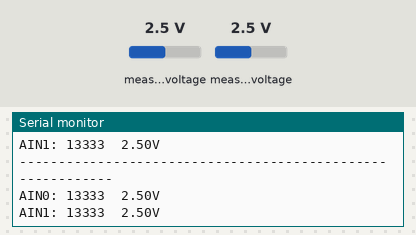
A sketch run on a simulated ESP32. Parts: the last lines printed to the serial monitor. Inputs (shaded band) come from the test bench; at power-on: measured voltage 2.5 V.

Above: at 1.2 s.
1.3 s: measured voltage (sensor 200) set to 0.1 V
At 2.7 s:
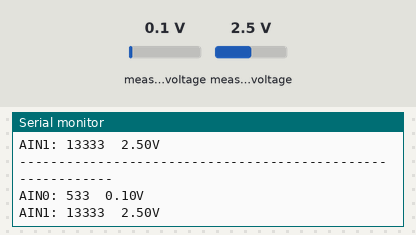
2.8 s: measured voltage (sensor 201) set to 0.1 V
At 4.1 s:
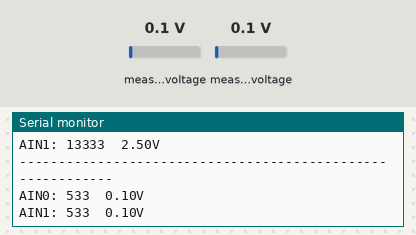
4.3 s: measured voltage (sensor 200) set to 1.2 V
At 5.2 s:
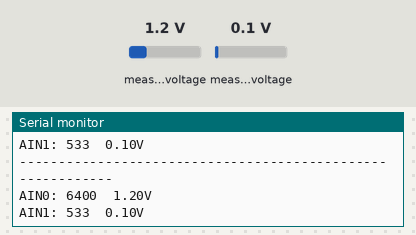
5.8 s: measured voltage (sensor 201) set to 1.2 V
At 7.3 s:
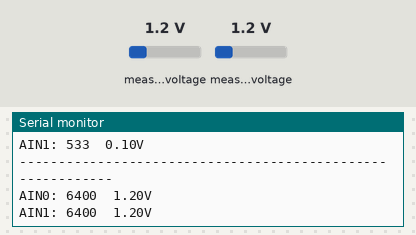
Timing chart, 0 to 8.3 s (numbered marks = the images above; inputs shaded):
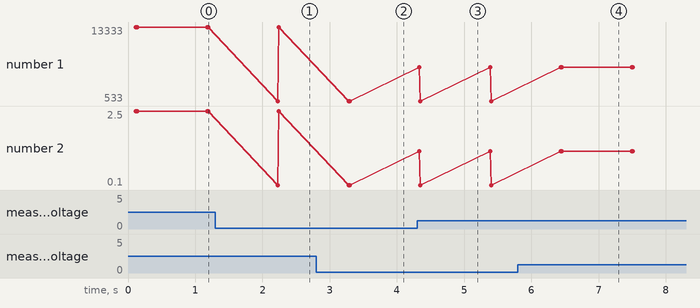

Measured:
- after the input at 1.3 s, the serial monitor: prints a new line after 0.93 s (image 1)
- after the input at 2.8 s, the serial monitor: prints a new line after 0.50 s (image 2)
- after the input at 4.3 s, the serial monitor: prints a new line at once (image 3)
- after the input at 5.8 s, the serial monitor: prints a new line after 0.65 s (image 4)

The sketch:

SampleExADCMicTest.ino
```cpp
#include <Adafruit_ADS1X15.h>
#include <Wire.h>

Adafruit_ADS1115 ads;  /* Use this for the 16-bit version */
//Adafruit_ADS1015 ads;     /* Use this for the 12-bit version */

void setup(void)
{
  Wire.begin();

  Serial.begin(9600);
  Serial.println("Hello!");

  Serial.println("Getting single-ended readings from AIN0..3");
  Serial.println("ADC Range: +/- 6.144V (1 bit = 3mV/ADS1015, 0.1875mV/ADS1115)");

  // The ADC input range (or gain) can be changed via the following
  // functions, but be careful never to exceed VDD +0.3V max, or to
  // exceed the upper and lower limits if you adjust the input range!
  // Setting these values incorrectly may destroy your ADC!
  //                                                                ADS1015  ADS1115
  //                                                                -------  -------
  // ads.setGain(GAIN_TWOTHIRDS);  // 2/3x gain +/- 6.144V  1 bit = 3mV      0.1875mV (default)
  // ads.setGain(GAIN_ONE);        // 1x gain   +/- 4.096V  1 bit = 2mV      0.125mV
  // ads.setGain(GAIN_TWO);        // 2x gain   +/- 2.048V  1 bit = 1mV      0.0625mV
  // ads.setGain(GAIN_FOUR);       // 4x gain   +/- 1.024V  1 bit = 0.5mV    0.03125mV
  // ads.setGain(GAIN_EIGHT);      // 8x gain   +/- 0.512V  1 bit = 0.25mV   0.015625mV
  // ads.setGain(GAIN_SIXTEEN);    // 16x gain  +/- 0.256V  1 bit = 0.125mV  0.0078125mV

  if (!ads.begin()) {
    Serial.println("Failed to initialize ADS.");
    while (1);
  }
}

void loop(void)
{
  int16_t adc0, adc1, adc2, adc3;
  float volts0, volts1, volts2, volts3;

  adc0 = ads.readADC_SingleEnded(0);
  adc1 = ads.readADC_SingleEnded(1);

  volts0 = ads.computeVolts(adc0);
  volts1 = ads.computeVolts(adc1);

  Serial.println("-----------------------------------------------------------");
  Serial.print("AIN0: "); Serial.print(adc0); Serial.print("  "); Serial.print(volts0); Serial.println("V");
  Serial.print("AIN1: "); Serial.print(adc1); Serial.print("  "); Serial.print(volts1); Serial.println("V");

  delay(1000);
}
```
